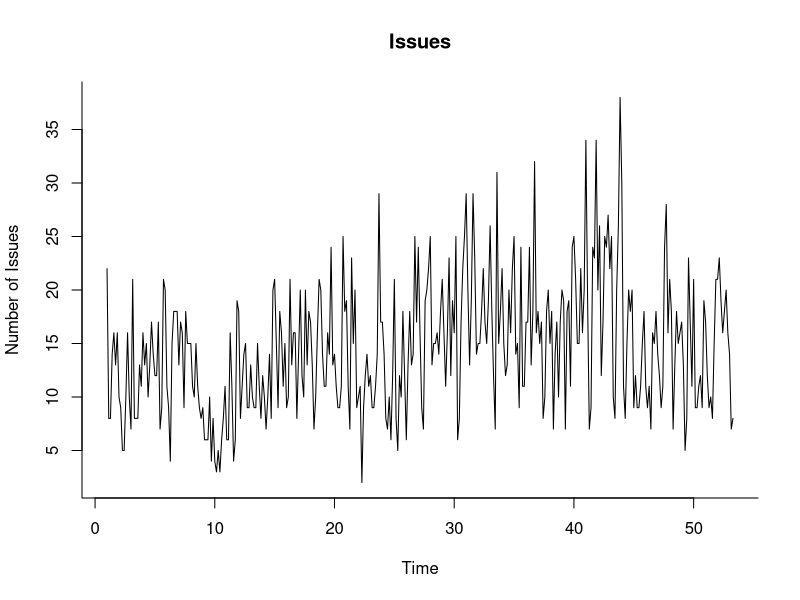
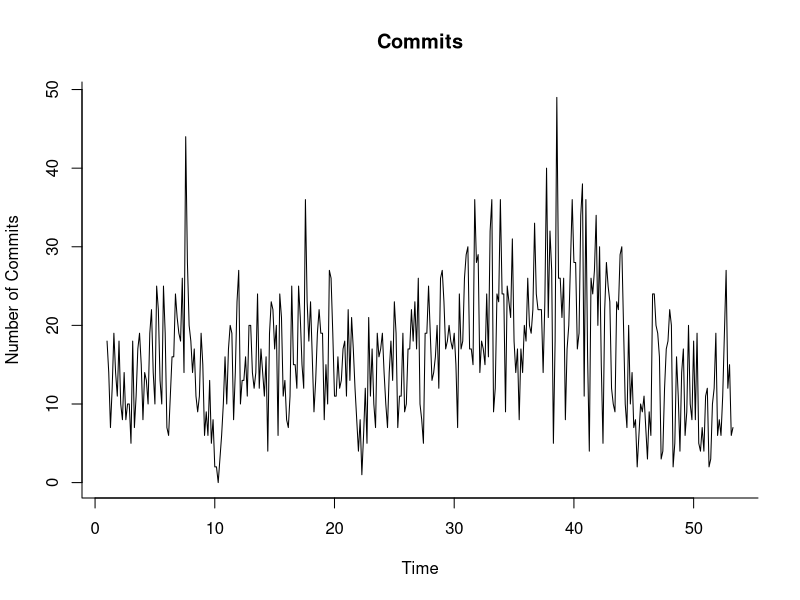
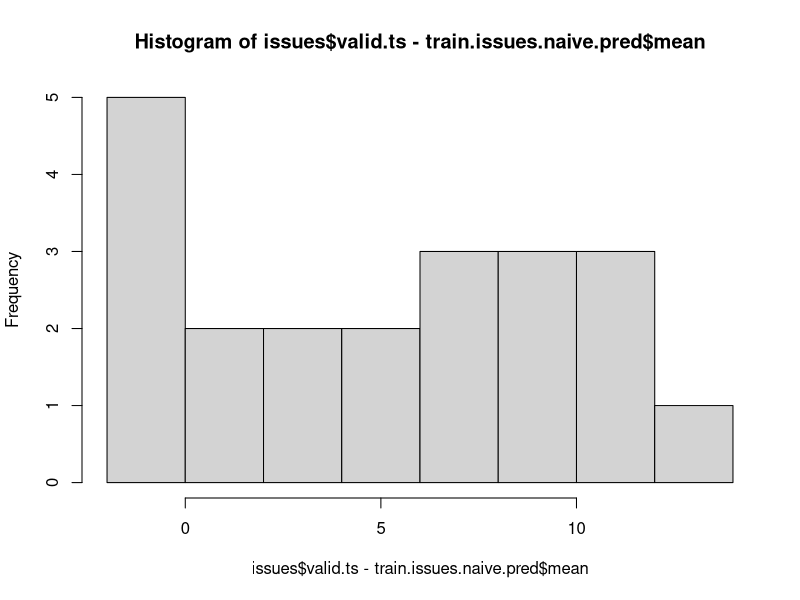
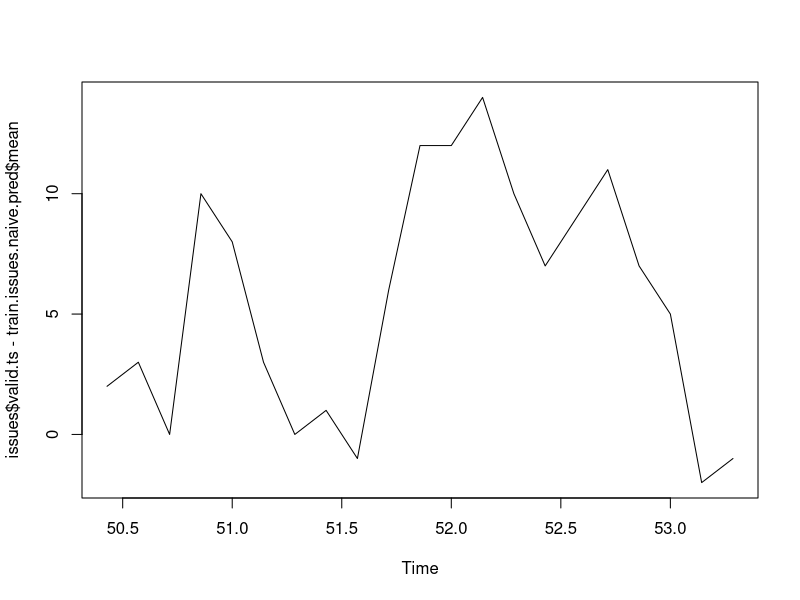
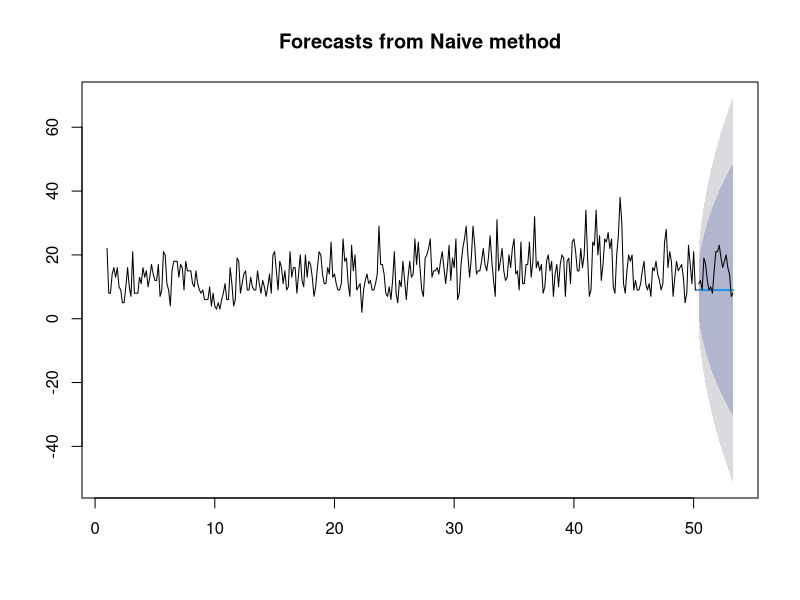
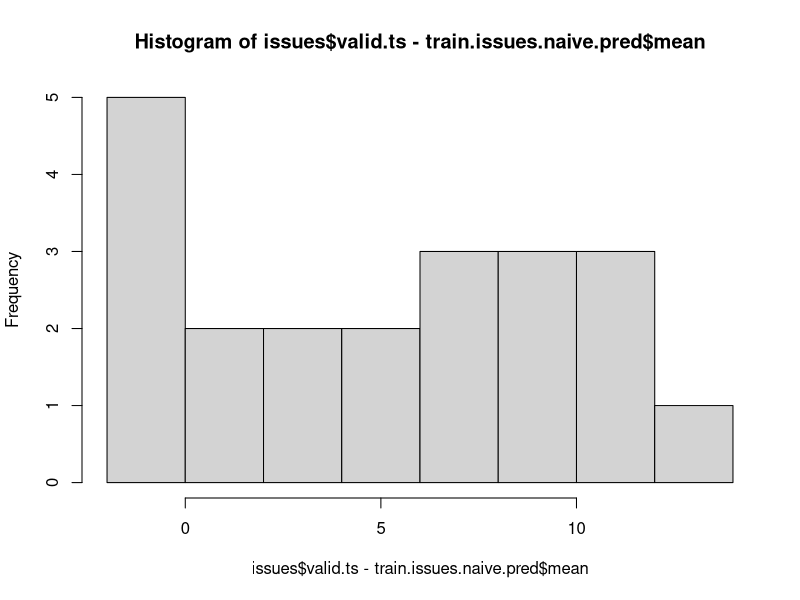
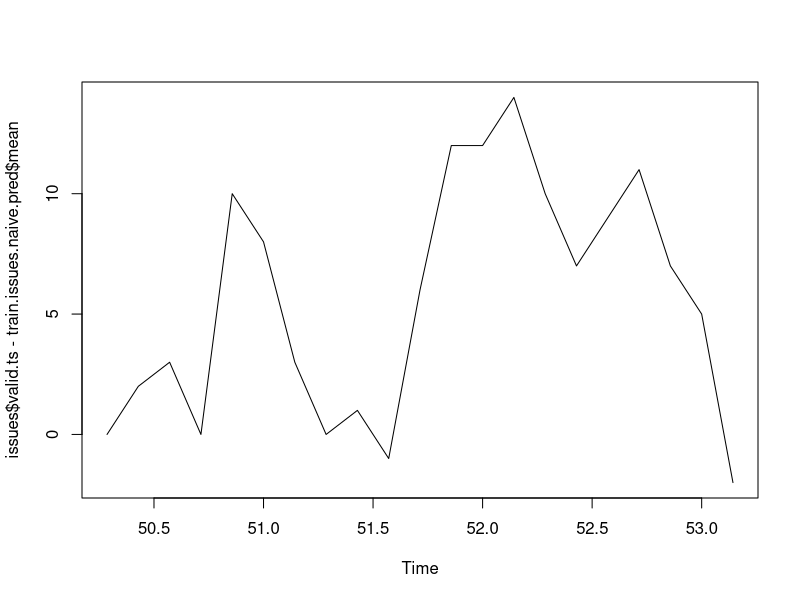
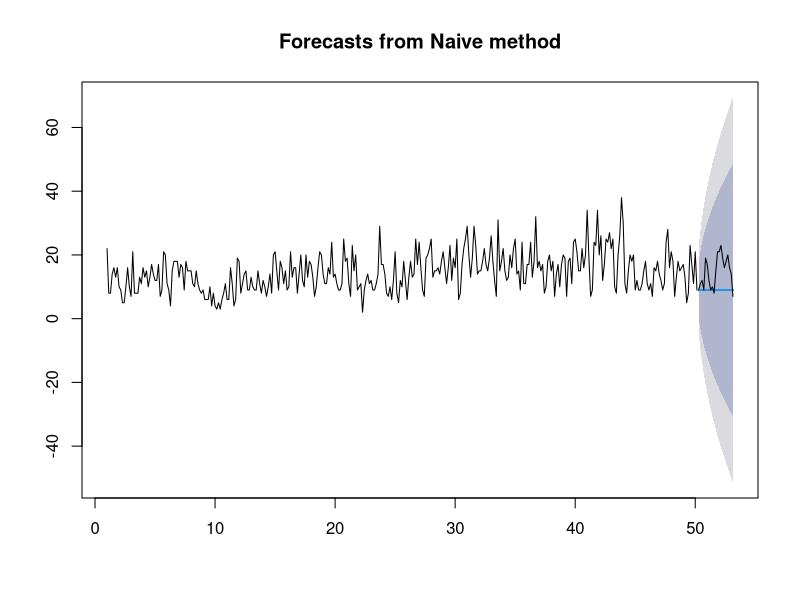

These charts were generated, in order, by the following R code: (Note: this script raises an error after producing the figures.)
## ---- chunk 1
#install.packages('forecast')
library('forecast')
library(knitr)
#load the data frame
issues.csv <- read.csv("issues/julialang_julia.csv")
commits.csv <- read.csv("commits/julialang_julia.csv")

issues.csv$date = as.POSIXlt(as.Date(issues.csv$date,format='%m/%d/%Y'))
commits.csv$date = as.POSIXlt(as.Date(commits.csv$date,format='%m/%d/%Y'))
## ---- chunk 2
to_date <- issues.csv$date[length(issues.csv$date)]
from_date <- to_date
from_date$year <- from_date$year - 1

issues.csv <- subset(issues.csv, date <= to_date & date >= from_date)
commits.csv <- subset(commits.csv, date <= to_date & date >= from_date)
## ---- chunk 3
#loading issues and commits into a ts object
issues.ts <- ts(issues.csv$number_of_issues, frequency = 7) 

commits.ts <- ts(commits.csv$number_of_commits, frequency = 7) 
plot(issues.ts, main = 'Issues', bty = 'l', ylab = 'Number of Issues')
plot(commits.ts, main = 'Commits', bty = 'l', ylab = 'Number of Commits')
## ---- chunk 4
time <- time(issues.ts)

n.sample <- 14
n.valid <- 21


separate.train.test <- function(timeserie, n.valid) {
  time <- time(timeserie)
  n.train <- length(timeserie) - n.valid
  results = list()
  results$train.ts <- window(timeserie, start=time[1], end=time[n.train])
  results$valid.ts <- window(timeserie, start=time[n.train+1], end=time[n.train+n.valid])
  return(results)
}

all.issues <- sapply(0:(n.sample - 1), function(i) return(separate.train.test(window(issues.ts,start=time[1],end=time[length(issues.ts)-i]), n.valid)))

issues  <- separate.train.test(issues.ts, n.valid)
commits  <- separate.train.test(commits.ts, n.valid)
## ---- chunk 5
for(i in 1:n.sample) {
  issues <- all.issues[,i]
  train.issues.naive.pred <- naive(issues$train.ts, h=n.valid)
  kable(accuracy(train.issues.naive.pred, issues$valid.ts))
  hist(issues$valid.ts - train.issues.naive.pred$mean)
  plot(issues$valid.ts - train.issues.naive.pred$mean)
  plot(train.issues.naive.pred)
  lines(issues$valid.ts) 
}
## ---- chunk 6
train.issues.snaive.pred <- snaive(issues$train.ts, h=n.valid)
kable(accuracy(train.issues.snaive.pred, issues$valid.ts))
hist(issues$valid.ts - train.issues.snaive.pred$mean)
plot(issues$valid.ts - train.issues.snaive.pred$mean)
plot(train.issues.snaive.pred)
lines(issues$valid.ts)
## ---- chunk 7
train.issues.hw.pred <- hw(issues$train.ts, hw = "ZAA", h = n.valid)
kable(accuracy(train.issues.hw.pred, issues$valid.ts))
hist(issues$valid.ts - train.issues.hw.pred$mean)
plot(issues$valid.ts - train.issues.hw.pred$mean)
plot(train.issues.hw.pred)
lines(issues$valid.ts)
## ---- chunk 8
train.issues.d1 <- diff(issues$train.ts, lag = 1)
train.issues.d1.d7 <- diff(train.issues.d1, lag = 7)

ma.trailing <- rollmean(train.issues.d1.d7, k = 7, align = "right")
last.ma <- tail(ma.trailing, 1)
ma.trailing.pred <- ts(c(train.issues.d1.d7[1:6], ma.trailing, rep(last.ma, n.valid)), start=c(2,2), frequency = 7)

ma.dd.pred.d1 <- diffinv(ma.trailing.pred, lag = 7, xi=train.issues.d1[1:7])
ma.dd.pred <- diffinv(ma.dd.pred.d1, lag = 1, xi=issues$train.ts[1])

plot(ma.dd.pred,col='red')
lines(issues.ts,col='blue')
## ---- chunk 9
train.issues.linear.regr.add.m <- tslm(issues$train.ts ~ trend + season)
train.issues.linear.regr.add.m
train.issues.linear.regr.add.pred <- forecast(train.issues.linear.regr.add.m , h=n.valid)

kable(accuracy(train.issues.linear.regr.add.pred, issues$valid.ts))
hist(issues$valid.ts - train.issues.linear.regr.add.pred$mean)
plot(issues$valid.ts - train.issues.linear.regr.add.pred$mean)
plot(train.issues.linear.regr.add.pred)
lines(issues$valid.ts)
## ---- chunk 10
train.issues.linear.regr.mult.m <- tslm(issues$train.ts ~ trend + season, lambda = 0)
train.issues.linear.regr.mult.m
train.issues.linear.regr.mult.pred <- forecast(train.issues.linear.regr.mult.m , h=n.valid)

kable(accuracy(train.issues.linear.regr.mult.pred, issues$valid.ts))
hist(issues$valid.ts - train.issues.linear.regr.mult.pred$mean)
plot(issues$valid.ts - train.issues.linear.regr.mult.pred$mean)
plot(train.issues.linear.regr.mult.pred)
lines(issues$valid.ts)
## ---- chunk 11
plot(issues.ts, col='blue')
lines(commits.ts, col='green')

train.commits.d1 <- diff(commits$train.ts, lag = 1)
train.commits.d1.d7 <- diff(train.commits.d1, lag = 7)

plot(train.issues.d1.d7, col='blue')
lines(lag(train.commits.d1.d7,2), col='green')

## ---- chunk 12
train.issues.arima.ext.m <- Arima(issues$train.ts, order=c(1,0,0), seasonal=c(1,0,0), xreg=commits$train.ts )
train.issues.arima.ext.m
